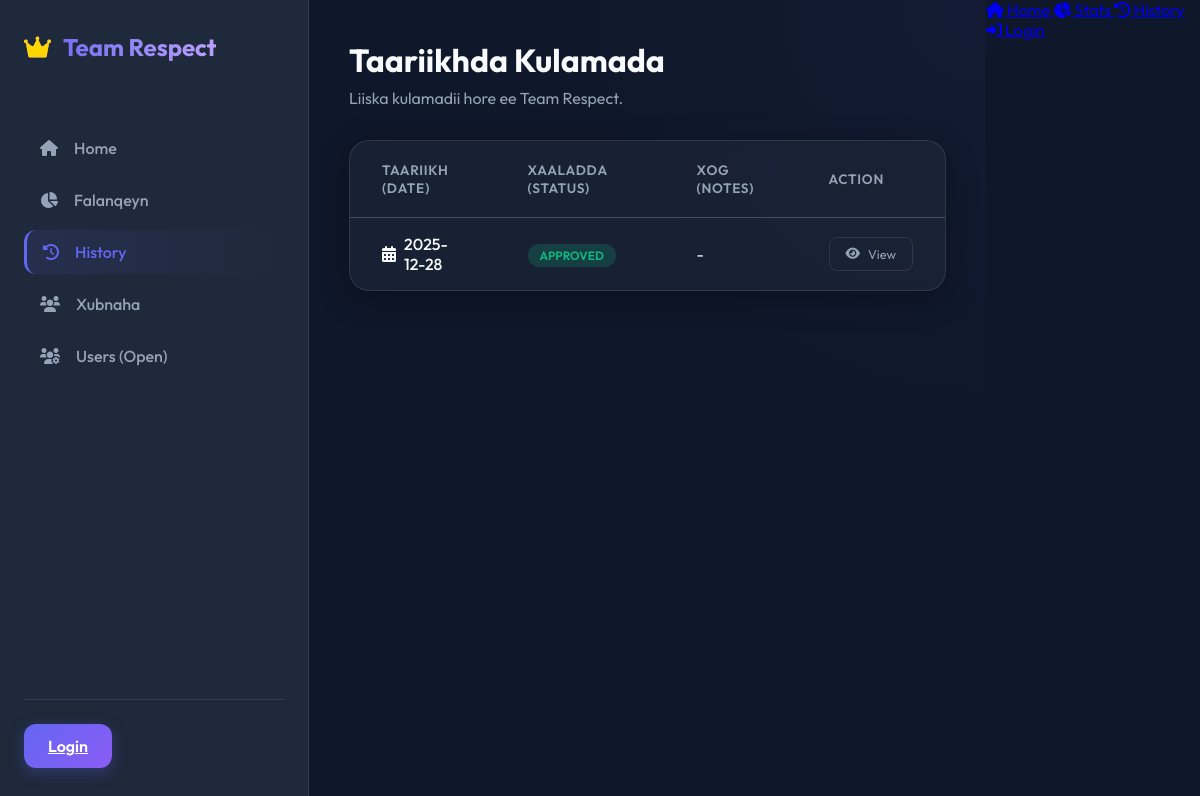
Before: /history with the older database file.
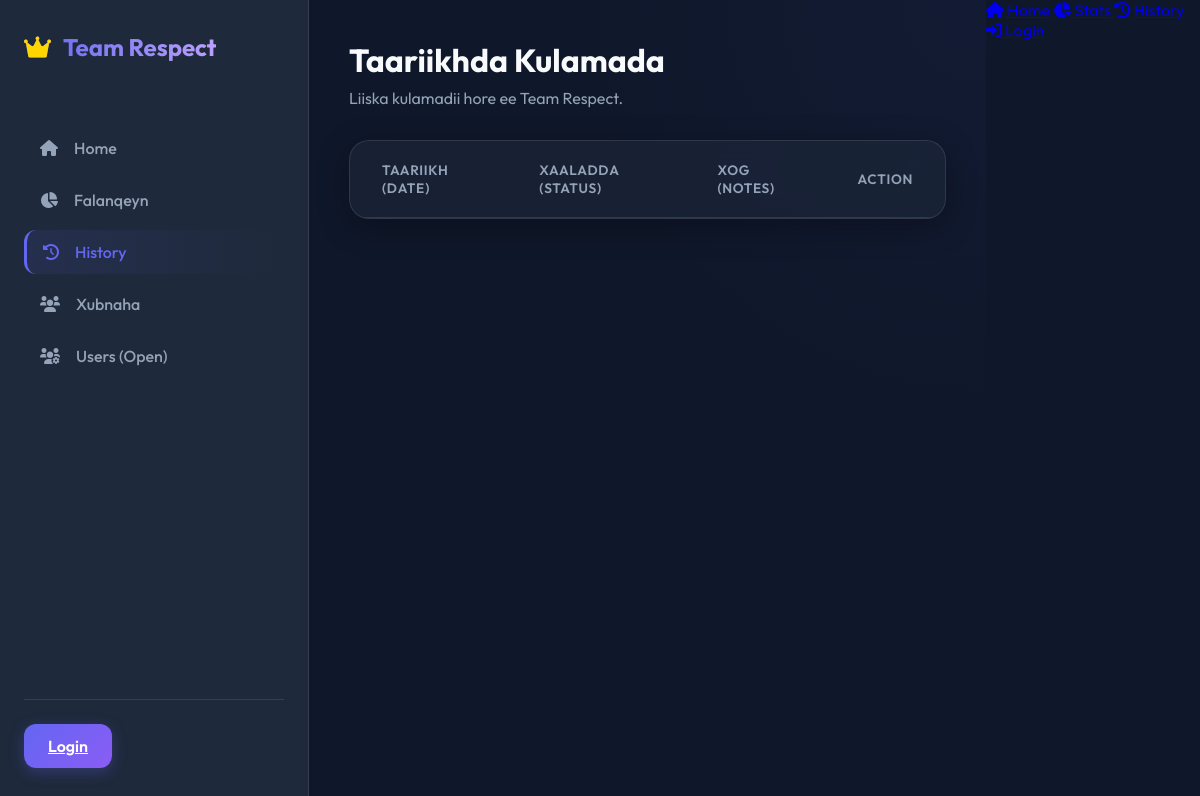
After: the same page with the newer database file.
### app.py (models this page shows)
class Meeting(db.Model):
    id = db.Column(db.Integer, primary_key=True)
    date = db.Column(db.Date, nullable=False, default=date.today)
    status = db.Column(db.String(20), default='Pending') # Pending, Approved
    note = db.Column(db.String(200), nullable=True)

### app.py (the view)
@app.route('/history')
def history():
    meetings = Meeting.query.order_by(Meeting.date.desc()).all()
    return render_template('history.html', meetings=meetings)

### app.py (called while the page is built)
@app.context_processor
def inject_db_type():
    return dict(db_type='PostgreSQL')

### templates/history.html (shortened to what this page needs)
{% extends "layout.html" %}
{% block content %}
<header class="page-header">
    <div class="header-text">
        <h1>Taariikhda Kulamada</h1>
        <p>Liiska kulamadii hore ee Team Respect.</p>
    </div>
</header>
<div class="attendance-card">
    <table class="attendance-table">
        <thead>
            <tr>
                <th>Taariikh (Date)</th>
                <th>Xaaladda (Status)</th>
                <th>Xog (Notes)</th>
                <th class="text-right">Action</th>
            </tr>
        </thead>
        <tbody>
            {% for meeting in meetings %}
            <tr>
                <td>
                    <div class="date-display">
                        <i class="fas fa-calendar-alt"></i>
                        <span>{{ meeting.date }}</span>
                    </div>
                </td>
                <td>
                    {% if meeting.status == 'Approved' %}
                    <span class="badge success">Approved</span>
                    {% else %}
                    <span class="badge warning">Pending</span>
                    {% endif %}
                </td>
                <td>{{ meeting.note or '-' }}</td>
                <td class="text-right">
                    <a href="/meeting/{{ meeting.id }}" class="btn-sm btn-outline">
                        <i class="fas fa-eye"></i> View
                    </a>
                </td>
            </tr>
            {% endfor %}
        </tbody>
    </table>
</div>
{% endblock %}

### templates/layout.html (shortened to what this page needs)
<!DOCTYPE html>
<html lang="so">
<head>
    <link rel="stylesheet" href="/static/style.css?v=2.0">
    <link rel="stylesheet" href="https://cdnjs.cloudflare.com/ajax/libs/font-awesome/6.0.0/css/all.min.css">
</head>
<body>
    <div class="app-container">
        <nav class="sidebar">
            <div class="brand">
                <i class="fas fa-crown"></i>
                <span>Team Respect</span>
            </div>
            <ul class="nav-links">
                <li><a href="{{ url_for('index') }}" class="{{ 'active' if request.endpoint == 'index' else '' }}"><i
                            class="fas fa-home"></i> Home</a></li>
                <li><a href="{{ url_for('stats') }}" class="{{ 'active' if request.endpoint == 'stats' else '' }}"><i
                            class="fas fa-chart-pie"></i> Falanqeyn</a></li>
                <li><a href="{{ url_for('history') }}"
                        class="{{ 'active' if request.endpoint == 'history' else '' }}"><i class="fas fa-history"></i>
                        History</a></li>
                <li><a href="{{ url_for('members') }}"
                        class="{{ 'active' if request.endpoint == 'members' else '' }}"><i class="fas fa-users"></i>
                        Xubnaha</a></li>
                <li><a href="{{ url_for('users_page') }}"
                        class="{{ 'active' if request.endpoint == 'users_page' else '' }}"><i
                            class="fas fa-users-cog"></i> Users (Open)</a></li>
            </ul>
            <div class="user-profile">
                {% if current_user.is_authenticated %}
                <div class="user-info">
                    <div class="avatar">A</div>
                    <div class="details">
                        <span class="name">{{ current_user.username }}</span>
                        <span class="role">Admin</span>
                    </div>
                </div>
                <a href="{{ url_for('logout') }}" class="logout-btn"><i class="fas fa-sign-out-alt"></i></a>
                {% else %}
                <a href="{{ url_for('login') }}" class="btn-primary w-100" style="justify-content: center;">Login</a>
                {% endif %}
            </div>
        </nav>
        <main class="main-content">
            {% block content %}{% endblock %}
        </main>
    </div>
    <div class="mobile-nav">
        <a href="{{ url_for('index') }}" class="nav-item-mobile {{ 'active' if request.endpoint == 'index' else '' }}">
            <i class="fas fa-home"></i>
            <span>Home</span>
        </a>
        <a href="{{ url_for('stats') }}" class="nav-item-mobile {{ 'active' if request.endpoint == 'stats' else '' }}">
            <i class="fas fa-chart-pie"></i>
            <span>Stats</span>
        </a>
        <a href="{{ url_for('history') }}"
            class="nav-item-mobile {{ 'active' if request.endpoint == 'history' else '' }}">
            <i class="fas fa-history"></i>
            <span>History</span>
        </a>
        {% if current_user.is_authenticated %}
        <a href="{{ url_for('attendance') }}"
            class="nav-item-mobile {{ 'active' if request.endpoint == 'attendance' else '' }}">
            <i class="fas fa-check-double"></i>
            <span>Xaadirin</span>
        </a>
        {% else %}
        <a href="{{ url_for('login') }}" class="nav-item-mobile">
            <i class="fas fa-sign-in-alt"></i>
            <span>Login</span>
        </a>
        {% endif %}
    </div>
</body>
</html>

### static/style.css (style rules this page uses)
:root { --bg-dark: #0f172a; --sidebar-bg: #1e293b; --card-bg: #1e293b; --text-primary: #f8fafc; --text-muted: #94a3b8; --primary-color: #6366f1; --accent-color: #8b5cf6; --success-color: #10b981; --danger-color: #ef4444; --warning-color: #f59e0b; --glass-border: rgba(255, 255, 255, 0.1); }
body { margin: 0; font-family: 'Outfit', sans-serif; background-color: var(--bg-dark); color: var(--text-primary); display: flex; height: 100vh; overflow: hidden; }
.app-container { display: flex; width: 100%; }
.sidebar { width: 260px; background-color: var(--sidebar-bg); border-right: 1px solid var(--glass-border); display: flex; flex-direction: column; padding: 2rem 1.5rem; position: relative; z-index: 10; }
.brand { font-size: 1.5rem; font-weight: 700; color: var(--text-primary); display: flex; align-items: center; gap: 0.75rem; margin-bottom: 3rem; background: linear-gradient(to right, #6366f1, #d8b4fe); -webkit-background-clip: text; -webkit-text-fill-color: transparent; }
.brand i { color: #ffd700; -webkit-text-fill-color: initial; }
.nav-links { list-style: none; padding: 0; flex: 1; }
.nav-links li { margin-bottom: 0.5rem; }
.nav-links a { text-decoration: none; color: var(--text-muted); display: flex; align-items: center; gap: 1rem; padding: 0.75rem 1rem; border-radius: 12px; transition: all 0.3s ease; font-weight: 500; }
.nav-links a:hover, .nav-links a.active { background: linear-gradient(90deg, rgba(99, 102, 241, 0.1), transparent); color: var(--primary-color); border-left: 3px solid var(--primary-color); }
.user-profile { display: flex; align-items: center; gap: 1rem; padding-top: 1.5rem; border-top: 1px solid var(--glass-border); }
.main-content { flex: 1; padding: 2.5rem; overflow-y: auto; background: radial-gradient(circle at top right, rgba(99, 102, 241, 0.05), transparent 40%); }
.page-header { display: flex; justify-content: space-between; align-items: center; margin-bottom: 2rem; }
.header-text h1 { font-size: 2rem; margin: 0; margin-bottom: 0.5rem; }
.header-text p { color: var(--text-muted); margin: 0; }
.btn-primary { background: linear-gradient(135deg, var(--primary-color), var(--accent-color)); border: none; color: white; padding: 0.75rem 1.5rem; border-radius: 12px; font-weight: 600; cursor: pointer; box-shadow: 0 4px 15px rgba(99, 102, 241, 0.3); transition: transform 0.2s, box-shadow 0.2s; font-family: inherit; }
.attendance-card { background: rgba(30, 41, 59, 0.6); backdrop-filter: blur(10px); border: 1px solid var(--glass-border); border-radius: 20px; overflow: hidden; box-shadow: 0 8px 32px rgba(0, 0, 0, 0.3); }
.attendance-table { width: 100%; border-collapse: collapse; }
.attendance-table th { text-align: left; padding: 1.25rem 2rem; font-weight: 600; color: var(--text-muted); font-size: 0.85rem; text-transform: uppercase; letter-spacing: 0.05em; border-bottom: 1px solid var(--glass-border); }
.text-right { text-align: right; }

Changed rows visible on the page:
removed Meeting: date "2025-12-28", status "APPROVED", note "-"
